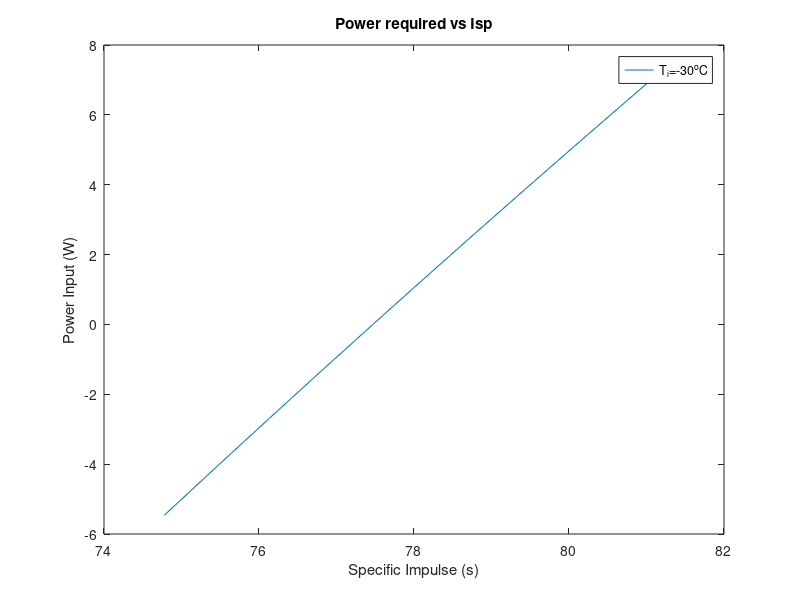

Write MATLAB code to recreate this figure.
clear;
At=pi*(0.23/1000)^2;
Ae=pi*(2.25/1000)^2;
P0=0.9e+5;
TC=0:5:50;
T0=273+TC;
Ti=273+20;
gamma=1.13;
R=188;
cp=1630;
k=0.017;
mu=0.00829/1000; %dyanmic viscosity at 30degC
g=9.81;

Ma=4.338;
%mdot=6*At*P0*((gamma/(R*T0))^0.5)*((gamma+1)/2)^((gamma+1)*0.5/(1-gamma));
%mdotc=At*P0*((gamma/(R*T0))*(2/(gamma+1))^((gamma+1)/(gamma-1)))^0.5;
mdotc=At.*P0.*((gamma./(R.*T0)).*(2./(gamma+1)).^((gamma+1)./(gamma-1))).^0.5;
mdot= 4*mdotc;
Pe=P0*(1+(gamma-1)/2*Ma^2)^(gamma/(1-gamma));
Te=T0.*(1+(gamma-1)/2*Ma^2)^(-1);
ve=Ma.*(gamma.*R.*Te).^0.5;
Th=mdotc.*ve+Pe*Ae;
Isp=Th./(mdotc.*g);

Qdot=mdot.*cp.*(T0-Ti);

% Dmin=(mdot/(148.842))^0.5;
% D=0.003175;
% Dc=0.025;
% Pr=mu*cp/k;
% Re=4*mdot/(pi*D*mu);
% %Nu=0.023*(Re^0.85)*(Pr^0.4)*(D/Dc)^0.1;
% 
% f=0.316*(1/Re)^0.25;
% Nu=(f/8)*(Re-1000)*Pr/(1+12.7*(f/8)^0.5*(Pr^(2/3)-1));
% h=Nu*k/D;
% 
% q=Qdot*0.5;
% Tf=450;
% Tw=1.1*Tf;
% L=q/(pi*D*h*(Tw-Tf));

%figure;
plot(Isp,Qdot);
title("Power required vs Isp")
xlabel('Specific Impulse (s)')
ylabel('Power Input (W)')
legend("T_i=-30^oC","T_i=-20^oC","T_i=-10^oC","T_i=0^oC","T_i=10^oC","T_i=20^oC")
hold on
